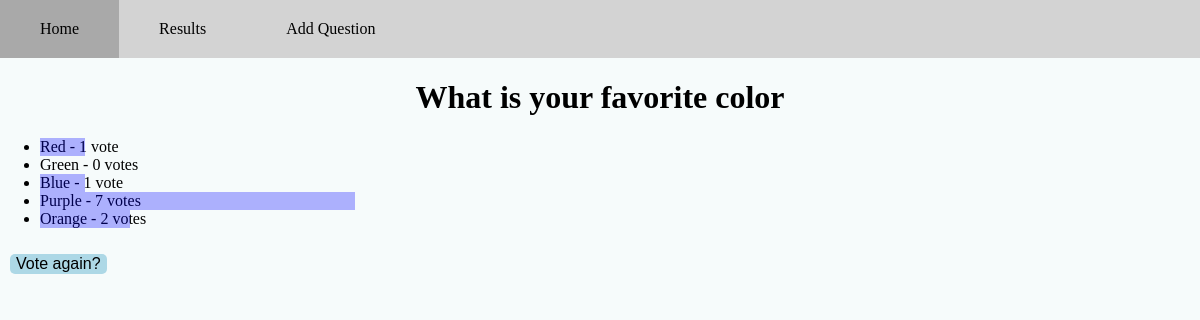
The page /polls/2/results/ on the database as committed earlier.
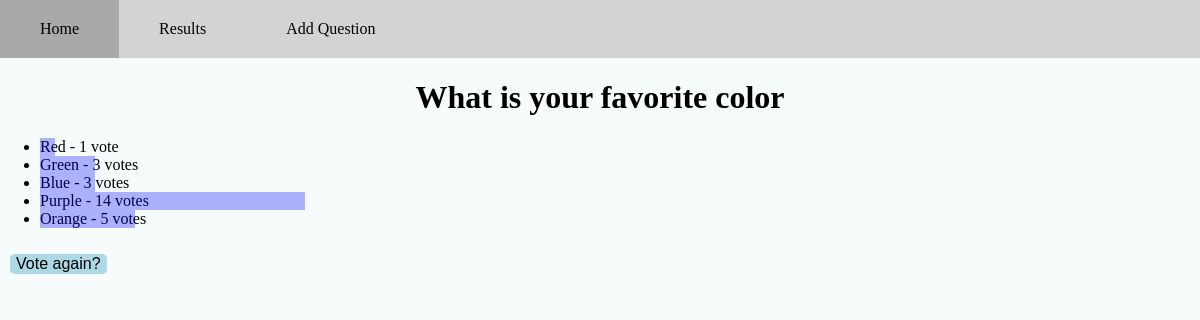
The same page on the database as committed later.
### polls/models.py (models this page shows, shortened)
class Question(models.Model):
    question_text = models.CharField(max_length=200)
    pub_date = models.DateTimeField("Date published", default=timezone.now())
    total_votes = models.IntegerField(default=0)

class Choice(models.Model):
    question = models.ForeignKey(Question, on_delete=models.CASCADE)
    choice_text = models.CharField(max_length=200)
    votes = models.IntegerField(default=0)
    percent = models.FloatField(default=0)

### polls/views.py (the view)
# urls.py: path("<int:question_id>/results/", views.results, name="results"),
def results(request, question_id):
    question = get_object_or_404(Question, pk=question_id)
    totalNum = 0
    for choice in question.choice_set.all():
        totalNum+=choice.votes
    for choice in question.choice_set.all():
        choice.percent = F("votes") * 100 / totalNum
        choice.save()
    question.total_votes = totalNum
    question.save()
    return render(request, "polls/results.html", {"question" : question})

### polls/templates/polls/results.html
{% extends 'polls/base.html' %}
{% block content %}
<body>
    <h1 id="title">{{question.question_text}}</h1>
    <ul>
        {% for choice in question.choice_set.all %}
            <li class="surveyResults">
                <div class="surveyBar" style="width: {% widthratio 5 1 choice.percent %}px;"></div>
                {{choice.choice_text}} - {{choice.votes}} vote{{ choice.votes|pluralize }}
            </li>
        {% endfor %}
    </ul>
    <p>
        <button> <a href={% url "polls:detail" question.id %}>Vote again?</a></button>
    </p>
</body>
{% endblock content %}

### polls/templates/polls/base.html (shortened to what this page needs)
<!DOCTYPE html>
<html>
<head>
    {% load static %}
        <link rel="stylesheet" type="text/css" href="{% static 'css/style.css' %}">
</head>
<body>
    <ul class="navBar">
        <li class="navBar"><a class="navBar" href={% url "polls:index"%}>Home</a></li>
        <li class="navBar"><a class="navBar" href={% url "polls:allResults"%}>Results</a></li>
        <li class="navBar"><a class="navBar" href={% url "polls:addQuestion"%}>Add Question</a></li>
    </ul>
    {% block content %}
    {% endblock content %}
</body>
</html>

### polls/static/css/style.css (style rules this page uses)
#title { text-align: center; }
body { margin: 0; background-color: #f6fbfb; }
a { text-decoration: none; color: black; }
button, input[type="submit"] { background-color: lightblue; border-width: 0px; text-align: center; border-radius: 5px; font-size: 16px; margin: 10px; }
.surveyBar { position: absolute; top: 4; left: 0; width: 100%; height: 100%; background-color: blue; height: 10; opacity: 30%; }
li.surveyResults { position: relative; }
ul.navBar { list-style-type: none; margin: 0; padding: 0; overflow: hidden; background-color: lightgray; }
a.navBar { display: block; background-color: lightgray; text-align: center; padding: 20px 40px; }
li.navBar { display: inline; float: left; }

Rows that differ between the two databases and show on the page:
changed Choice "Red": percent 9 → 3 (drawn)
changed Choice "Green": percent 0 → 11 (drawn); votes "0" → "3"
changed Choice "Blue": percent 9 → 11 (drawn); votes "1" → "3"
changed Choice "Purple": percent 63 → 53 (drawn); votes "7" → "14"
changed Choice "Orange": percent 18 → 19 (drawn); votes "2" → "5"
